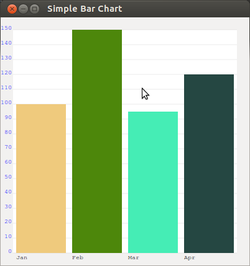

Write Python code to recreate this figure.
#!/usr/bin/env python

#Simple Bar Chart using PyGTK
#(c) Noprianto <nop@tedut.com>, 2009, GPL
#

import math
import random
import pygtk
pygtk.require('2.0')
import gtk
import cairo


class Main:
    def __init__(self):
        self.data = [('Jan', 100), ('Feb', 150), ('Mar', 95), ('Apr', 120)]
        self.border = 40
        self.step = 10 #todo: fix step 
        self.font_size = 10
        #
        self.win = gtk.Window()
        self.win.set_title('Simple Bar Chart')
        self.win.set_size_request(400, 400)
        self.win.connect('destroy', gtk.main_quit)
        #
        self.draw = gtk.DrawingArea()
        self.draw.connect('expose-event', self.draw_expose)
        #
        self.win.add(self.draw)
        self.win.show_all()
    
    def draw_expose(self, widget, event):
        self.draw_bar_chart(widget) #quick and dirty 

    def draw_bar_chart(self, widget):
        cr = widget.window.cairo_create()
        cr.set_line_width(0.3)
        #
        cr.set_source_rgb(1.0, 1.0, 1.0)
        w = self.win.allocation.width-self.border
        h = self.win.allocation.height-self.border
        cr.rectangle(self.border/2, self.border/2, w, h)
        cr.fill()
        #
        max_val = max([x[1] for x in self.data])
        item_width = w/len(self.data)
        item_delta = 10
        #
        cr.select_font_face('Courier', cairo.FONT_SLANT_NORMAL,
            cairo.FONT_WEIGHT_NORMAL)
        cr.set_font_size(self.font_size)
        posy = self.border/2
        dy = h/(max_val/self.step)
        for i in range(max_val, -1, -self.step):
            cr.set_source_rgb(0.7, 0.7, 0.7)
            cr.move_to(self.border/2, posy)
            cr.line_to((self.border/2)+w, posy)
            cr.stroke()
            #
            cr.set_source_rgb(0.0, 0.0, 1.0)
            cr.move_to(0, posy)
            value = str(i).rjust(len(str(max_val)))
            cr.show_text(value)
            posy = posy + dy
        #
        counter = 0
        cr.translate((self.border/2)+(item_delta/2), posy-dy)
        for d in self.data:
            posx = counter*item_width
            item_height = -dy*(float(d[1])/self.step)
            cr.set_source_rgb(random.random(), random.random(),
                random.random())
            cr.rectangle(posx, 0, item_width-item_delta, item_height)
            cr.fill()
            #
            cr.set_source_rgb(0.0, 0.0, 0.0)
            cr.move_to(posx, self.font_size)
            cr.show_text(d[0])
            #
            counter = counter+1
            
if __name__ == '__main__':
    app = Main()
    gtk.main()
